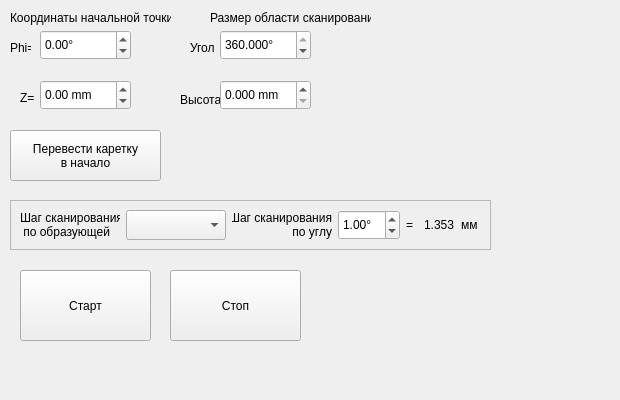
      <widget class="QWidget" name="tab3_precise">
       <attribute name="title">
        <string>Точечный режим</string>
       </attribute>
       <widget class="QPushButton" name="pBtn_ScanGeneratrix">
        <property name="geometry">
         <rect>
          <x>20</x>
          <y>270</y>
          <width>131</width>
          <height>71</height>
         </rect>
        </property>
        <property name="styleSheet">
         <string notr="true">QPushButton:hover { background-color: #66FF66;}</string>
        </property>
        <property name="text">
         <string>Старт</string>
        </property>
       </widget>
       <widget class="QFrame" name="tab3_frame1">
        <property name="geometry">
         <rect>
          <x>10</x>
          <y>200</y>
          <width>481</width>
          <height>50</height>
         </rect>
        </property>
        <property name="frameShape">
         <enum>QFrame::StyledPanel</enum>
        </property>
        <property name="frameShadow">
         <enum>QFrame::Raised</enum>
        </property>
        <layout class="QHBoxLayout" name="horizontalLayout_9">
         <item>
          <widget class="QLabel" name="tab5_lbl3_ScanStepGeneratrix">
           <property name="sizePolicy">
            <sizepolicy hsizetype="Fixed" vsizetype="Preferred">
             <horstretch>0</horstretch>
             <verstretch>0</verstretch>
            </sizepolicy>
           </property>
           <property name="minimumSize">
            <size>
             <width>100</width>
             <height>0</height>
            </size>
           </property>
           <property name="maximumSize">
            <size>
             <width>100</width>
             <height>16777215</height>
            </size>
           </property>
           <property name="text">
            <string>Шаг сканирования
 по образующей</string>
           </property>
          </widget>
         </item>
         <item>
          <widget class="QComboBox" name="cBox_ScanStepGeneratrix">
           <property name="minimumSize">
            <size>
             <width>100</width>
             <height>30</height>
            </size>
           </property>
           <property name="currentText">
            <string notr="true"/>
           </property>
           <property name="maxVisibleItems">
            <number>3</number>
           </property>
          </widget>
         </item>
         <item>
          <widget class="QLabel" name="tab5_lbl4_ScanStepAngle">
           <property name="sizePolicy">
            <sizepolicy hsizetype="Fixed" vsizetype="Preferred">
             <horstretch>0</horstretch>
             <verstretch>0</verstretch>
            </sizepolicy>
           </property>
           <property name="minimumSize">
            <size>
             <width>100</width>
             <height>0</height>
            </size>
           </property>
           <property name="maximumSize">
            <size>
             <width>100</width>
             <height>16777215</height>
            </size>
           </property>
           <property name="text">
            <string>Шаг сканирования
 по углу</string>
           </property>
           <property name="alignment">
            <set>Qt::AlignRight|Qt::AlignTrailing|Qt::AlignVCenter</set>
           </property>
          </widget>
         </item>
         <item>
          <widget class="QDoubleSpinBox" name="dSpBox_ScanStepAngle">
           <property name="minimumSize">
            <size>
             <width>60</width>
             <height>30</height>
            </size>
           </property>
           <property name="suffix">
            <string>°</string>
           </property>
           <property name="maximum">
            <double>10.000000000000000</double>
           </property>
           <property name="value">
            <double>1.000000000000000</double>
           </property>
          </widget>
         </item>
         <item>
          <widget class="QLabel" name="tab5_lbl5_mm_3">
           <property name="sizePolicy">
            <sizepolicy hsizetype="Fixed" vsizetype="Preferred">
             <horstretch>0</horstretch>
             <verstretch>0</verstretch>
            </sizepolicy>
           </property>
           <property name="minimumSize">
            <size>
             <width>10</width>
             <height>0</height>
            </size>
           </property>
           <property name="maximumSize">
            <size>
             <width>30</width>
             <height>16777215</height>
            </size>
           </property>
           <property name="text">
            <string>=</string>
           </property>
           <property name="alignment">
            <set>Qt::AlignLeading|Qt::AlignLeft|Qt::AlignVCenter</set>
           </property>
          </widget>
         </item>
         <item>
          <widget class="QLabel" name="lbl_ScanStepAngleMM">
           <property name="sizePolicy">
            <sizepolicy hsizetype="Fixed" vsizetype="Preferred">
             <horstretch>0</horstretch>
             <verstretch>0</verstretch>
            </sizepolicy>
           </property>
           <property name="minimumSize">
            <size>
             <width>30</width>
             <height>0</height>
            </size>
           </property>
           <property name="maximumSize">
            <size>
             <width>50</width>
             <height>16777215</height>
            </size>
           </property>
           <property name="text">
            <string>1.353</string>
           </property>
           <property name="alignment">
            <set>Qt::AlignLeading|Qt::AlignLeft|Qt::AlignVCenter</set>
           </property>
          </widget>
         </item>
         <item>
          <widget class="QLabel" name="lbl_tab3_mm2">
           <property name="minimumSize">
            <size>
             <width>20</width>
             <height>0</height>
            </size>
           </property>
           <property name="maximumSize">
            <size>
             <width>16777215</width>
             <height>16777215</height>
            </size>
           </property>
           <property name="text">
            <string>мм</string>
           </property>
           <property name="alignment">
            <set>Qt::AlignLeading|Qt::AlignLeft|Qt::AlignVCenter</set>
           </property>
          </widget>
         </item>
        </layout>
       </widget>
       <widget class="QPushButton" name="pBtn_Position">
        <property name="geometry">
         <rect>
          <x>10</x>
          <y>130</y>
          <width>151</width>
          <height>51</height>
         </rect>
        </property>
        <property name="text">
         <string>Перевести каретку
в начало</string>
        </property>
       </widget>
       <widget class="QPushButton" name="pBtn_ScanGeneratrixStop">
        <property name="enabled">
         <bool>true</bool>
        </property>
        <property name="geometry">
         <rect>
          <x>170</x>
          <y>270</y>
          <width>131</width>
          <height>71</height>
         </rect>
        </property>
        <property name="styleSheet">
         <string notr="true">QPushButton:checked { background-color: red;}
QPushButton:hover { background-color: salmon;}</string>
        </property>
        <property name="text">
         <string>Стоп</string>
        </property>
        <property name="checkable">
         <bool>true</bool>
        </property>
       </widget>
       <widget class="QLabel" name="lbl_coord">
        <property name="geometry">
         <rect>
          <x>10</x>
          <y>10</y>
          <width>161</width>
          <height>16</height>
         </rect>
        </property>
        <property name="text">
         <string>Координаты начальной точки:</string>
        </property>
       </widget>
       <widget class="QLabel" name="lbl_Pos_Z">
        <property name="geometry">
         <rect>
          <x>20</x>
          <y>90</y>
          <width>21</width>
          <height>16</height>
         </rect>
        </property>
        <property name="text">
         <string>Z=</string>
        </property>
       </widget>
       <widget class="QLabel" name="lbl_Pos_PHI">
        <property name="geometry">
         <rect>
          <x>10</x>
          <y>40</y>
          <width>21</width>
          <height>16</height>
         </rect>
        </property>
        <property name="text">
         <string>Phi=</string>
        </property>
       </widget>
       <widget class="QLabel" name="lbl_coord_4">
        <property name="geometry">
         <rect>
          <x>210</x>
          <y>10</y>
          <width>161</width>
          <height>16</height>
         </rect>
        </property>
        <property name="text">
         <string>Размер области сканирования:</string>
        </property>
       </widget>
       <widget class="QLabel" name="lbl_Range_PHI">
        <property name="geometry">
         <rect>
          <x>190</x>
          <y>40</y>
          <width>31</width>
          <height>16</height>
         </rect>
        </property>
        <property name="text">
         <string>Угол</string>
        </property>
       </widget>
       <widget class="QLabel" name="lbl_Range_Z">
        <property name="geometry">
         <rect>
          <x>180</x>
          <y>90</y>
          <width>41</width>
          <height>20</height>
         </rect>
        </property>
        <property name="text">
         <string>Высота</string>
        </property>
       </widget>
       <widget class="QLabel" name="lbl_Data">
        <property name="enabled">
         <bool>false</bool>
        </property>
        <property name="geometry">
         <rect>
          <x>20</x>
          <y>350</y>
          <width>591</width>
          <height>41</height>
         </rect>
        </property>
        <property name="text">
         <string/>
        </property>
       </widget>
       <widget class="QDoubleSpinBox" name="dSpBox_Range_Z">
        <property name="geometry">
         <rect>
          <x>220</x>
          <y>80</y>
          <width>91</width>
          <height>30</height>
         </rect>
        </property>
        <property name="suffix">
         <string> mm</string>
        </property>
        <property name="decimals">
         <number>3</number>
        </property>
        <property name="maximum">
         <double>300.000000000000000</double>
        </property>
       </widget>
       <widget class="QDoubleSpinBox" name="dSpBox_Range_PHI">
        <property name="geometry">
         <rect>
          <x>220</x>
          <y>30</y>
          <width>91</width>
          <height>30</height>
         </rect>
        </property>
        <property name="suffix">
         <string>°</string>
        </property>
        <property name="decimals">
         <number>3</number>
        </property>
        <property name="maximum">
         <double>360.000000000000000</double>
        </property>
        <property name="value">
         <double>360.000000000000000</double>
        </property>
       </widget>
       <widget class="QDoubleSpinBox" name="dSpBox_Pos_PHI">
        <property name="geometry">
         <rect>
          <x>40</x>
          <y>30</y>
          <width>91</width>
          <height>30</height>
         </rect>
        </property>
        <property name="suffix">
         <string>°</string>
        </property>
        <property name="minimum">
         <double>-360.000000000000000</double>
        </property>
        <property name="maximum">
         <double>360.000000000000000</double>
        </property>
       </widget>
       <widget class="QDoubleSpinBox" name="dSpBox_Pos_Z">
        <property name="geometry">
         <rect>
          <x>40</x>
          <y>80</y>
          <width>91</width>
          <height>30</height>
         </rect>
        </property>
        <property name="suffix">
         <string> mm</string>
        </property>
        <property name="minimum">
         <double>-300.000000000000000</double>
        </property>
       </widget>
      </widget>
